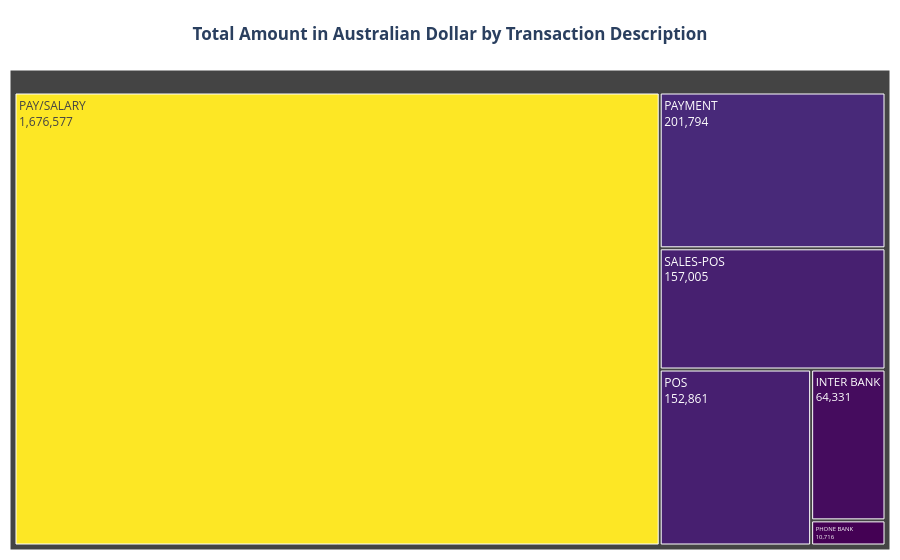

The notebook cell saved with this chart:
### Code cell
# Analysis the mode of transactions

df_grp_transaction_modes = df_cleaned.groupby(by='txn_description')['amount'].sum().round().reset_index()

# Generate the treemap
fig = px.treemap(df_grp_transaction_modes, path=['txn_description'], values='amount',
    color='amount', color_continuous_scale='Viridis'
)

# Polish the layout
fig.update_layout(
    title=dict(text="<b>Total Amount in Australian Dollar by Transaction Description</b>",
        x = 0.5,y = 0.95, xanchor = 'center'),
    margin=dict(l=10, r=10, t=70, b=10),
    coloraxis_showscale=False)

# Configure text display inside the boxes
fig.data[0].textinfo = 'label+value'

fig.show()

### Figure 1 — Plotly figure (JSON) as saved in the notebook; plotly's stock layout.template omitted (floating-point values rounded to 4 significant figures)
{"data": [{"branchvalues": "total", "customdata": [[64331], [1676577], [201794], [10716], [152861], [157005]], "domain": {"x": [0, 1], "y": [0, 1]}, "hovertemplate": "labels=%{label}<br>amount_sum=%{value}<br>parent=%{parent}<br>id=%{id}<br>amount=%{color}<extra></extra>", "ids": ["INTER BANK", "PAY/SALARY", "PAYMENT", "PHONE BANK", "POS", "SALES-POS"], "labels": ["INTER BANK", "PAY/SALARY", "PAYMENT", "PHONE BANK", "POS", "SALES-POS"], "marker": {"coloraxis": "coloraxis", "colors": [64331, 1676577, 201794, 10716, 152861, 157005]}, "name": "", "parents": ["", "", "", "", "", ""], "textinfo": "label+value", "type": "treemap", "values": [64331, 1676577, 201794, 10716, 152861, 157005]}], "layout": {"coloraxis": {"colorbar": {"title": {"text": "amount"}}, "colorscale": [[0, "#440154"], [0.1111, "#482878"], [0.2222, "#3e4989"], [0.3333, "#31688e"], [0.4444, "#26828e"], [0.5556, "#1f9e89"], [0.6667, "#35b779"], [0.7778, "#6ece58"], [0.8889, "#b5de2b"], [1, "#fde725"]], "showscale": false}, "legend": {"tracegroupgap": 0}, "margin": {"b": 10, "l": 10, "r": 10, "t": 70}, "title": {"text": "<b>Total Amount in Australian Dollar by Transaction Description</b>", "x": 0.5, "xanchor": "center", "y": 0.95}}}
